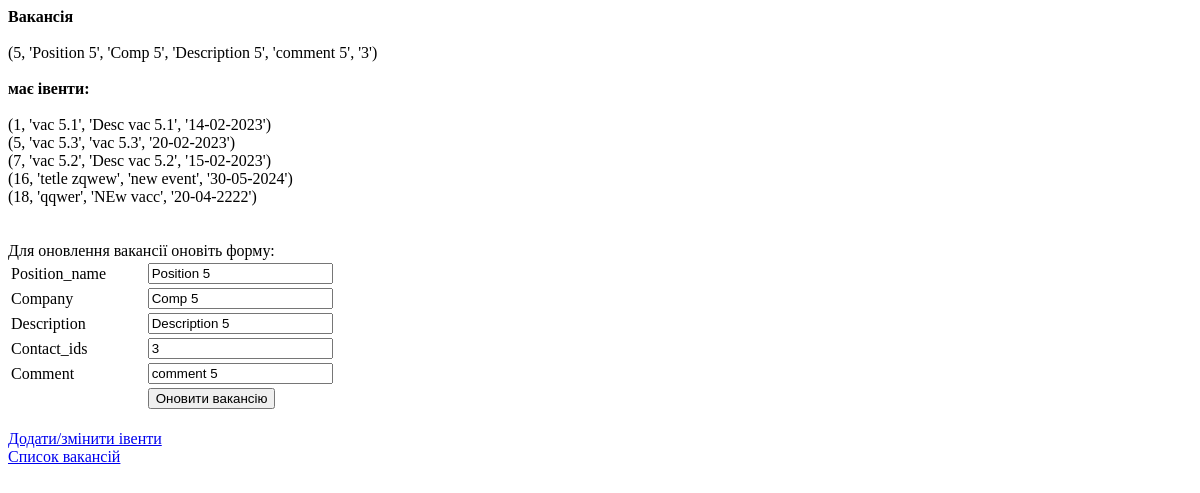
The app's page /vacancy/5/, older data.
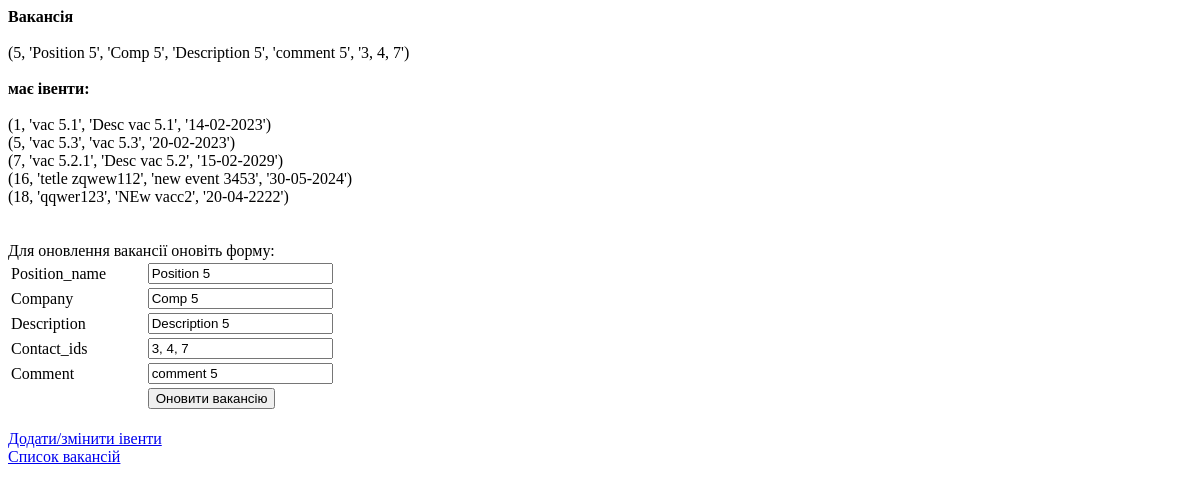
The same page, newer data.
### models.py (models this page shows, shortened)
class Event(Base):
    __tablename__ = 'event'
    id = Column(Integer, primary_key=True, unique=True, autoincrement=True)
    vacancy_id = Column(Integer, ForeignKey('vacancy.id'))
    description = Column(String(255), nullable=False)
    event_date = Column(DateTime, default=datetime.utcnow)
    title = Column(String(50), nullable=False)
    due_to_date = Column(String(50), nullable=False)
    status = Column(Integer, nullable=False)

class Vacancy(Base):
    __tablename__ = 'vacancy'
    id = Column(Integer, primary_key=True, unique=True, autoincrement=True)
    user_id = Column(Integer, ForeignKey('user.id'))
    creation_date = Column(DateTime, default=datetime.utcnow)
    company = Column(String(127), nullable=False)
    position_name = Column(String(127), nullable=False)
    description = Column(String(255), nullable=False)
    comment = Column(String(255), nullable=False)
    contact_ids = Column(String(127), nullable=False)
    status = Column(Integer, nullable=False)

### main.py (the view, shortened to what this page needs)
@app.route("/vacancy/<int:vacancy_id>/", methods=['GET', 'POST'])
def show_vacancy_content(vacancy_id):
    al_db.init_db()
    vacancy_desc = al_db.db_session.query(Vacancy.id, Vacancy.position_name, Vacancy.company, Vacancy.description,
                    Vacancy.comment, Vacancy.contact_ids).where(Vacancy.id == vacancy_id).first()
    events = al_db.db_session.query(Event.id, Event.title, Event.description,
                                    Event.due_to_date).where(Event.vacancy_id == vacancy_id)
    return render_template('vacancy_update.html', vacancy_id=vacancy_id, vacancy_desc=vacancy_desc, events=events)

### al_db.py (called while the page is built)
def init_db():
    Base.metadata.create_all(bind=engine)

### templates/vacancy_update.html (shortened to what this page needs)
<!DOCTYPE html>
<html lang="en">
<head>
</head>
<body>
<b>Вакансія</b> </br></br>
{{vacancy_desc}}</br></br>
<b>має івенти:</b> </br></br>
<div>
    {% for event in events %}
    {{event}}  </br>
    {% endfor %}
</div>
</br></br>Для оновлення вакансії оновіть форму:</br>
<form action="/vacancy/{{vacancy_id}}/" method="POST">
    <table>
        <tr> <td>Position_name</td> <td><input type="text" name="position_name" value="{{vacancy_desc[1]}}"></td> </tr>
        <tr> <td>Company</td> <td><input type="text" name="company" value="{{vacancy_desc[2]}}"></td> </tr>
        <tr> <td>Description</td> <td><input type="text" name="description" value="{{vacancy_desc[3]}}"></td> </tr>
        <tr> <td>Contact_ids</td> <td><input type="text" name="contact_ids" value="{{vacancy_desc[5]}}"></td> </tr>
        <tr> <td>Comment</td> <td><input type="text" name="comment" value="{{vacancy_desc[4]}}"></td> </tr>
        <tr> <td></td> <td><input type="submit" value="Оновити вакансію">
    </table>
</form>
</br><a href="/vacancy/{{vacancy_id}}/events/">Додати/змінити івенти</a>
</br><a href="/vacancy/">Список вакансій</a>
</body>
</html>

### templates/vacancy_update.html (style rules this page uses)
table { width: 400px; }

Row changes from the older to the newer data that the page shows:
changed Event (number 3 of 5 on the later page): event "(7, 'vac 5.2', 'Desc vac 5.2', '15-02-2023')" → "(7, 'vac 5.2.1', 'Desc vac 5.2', '15-02-2029')"
changed Event (number 4 of 5 on the later page): event "(16, 'tetle zqwew', 'new event', '30-05-2024')" → "(16, 'tetle zqwew112', 'new event 3453', '30-05-2024')"
changed Event (number 5 of 5 on the later page): event "(18, 'qqwer', 'NEw vacc', '20-04-2222')" → "(18, 'qqwer123', 'NEw vacc2', '20-04-2222')"
changed Vacancy "Position 5": contact_ids "3" → "3, 4, 7"
Text that changed along with them:
{{ vacancy_desc }}: "(5, 'Position 5', 'Comp 5', 'Description 5', 'comment 5', '3')" → "(5, 'Position 5', 'Comp 5', 'Description 5', 'comment 5', '3, 4, 7')"
